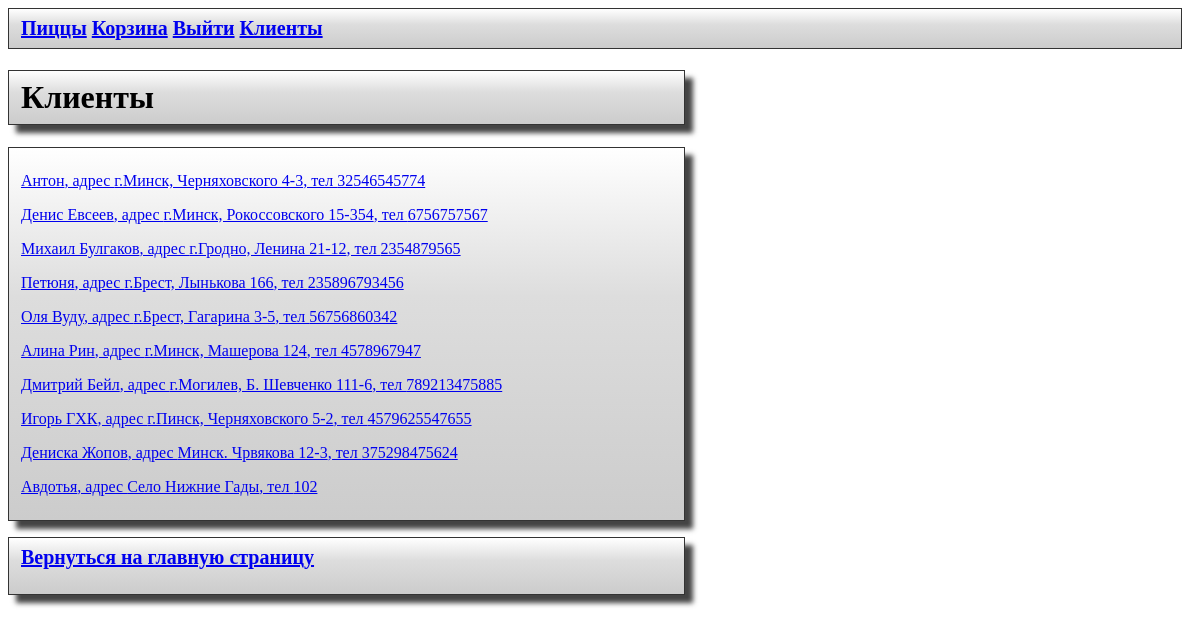
The app's page /clients (signed in), older data.
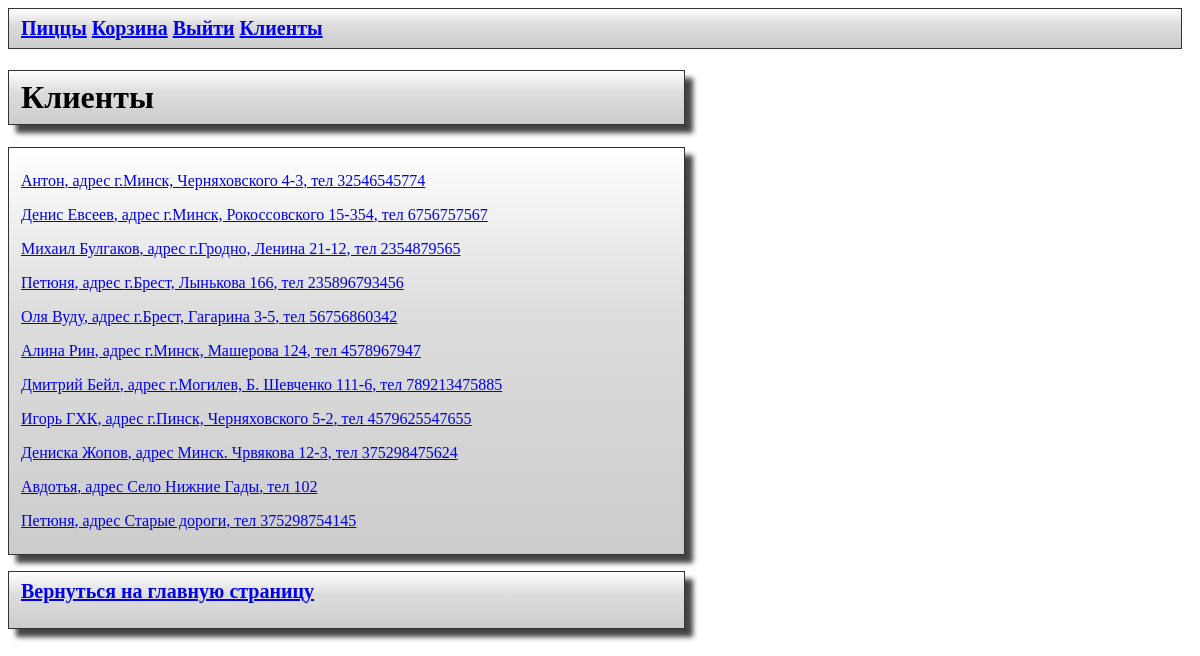
The same page, newer data.
### main.py (models this page shows)
class Client(db.Model):
    id_client = db.Column(db.Integer, primary_key=True)
    client_name = db.Column(db.Text)
    client_address = db.Column(db.Text)
    client_phone = db.Column(db.Text)
    order = db.relationship('Order', back_populates='client_order')

### main.py (the view)
@app.route('/clients')
@login_required
def get_clients_interface():
    clients = SyncORM.get_clients()
    return render_template('clients.html', clients=clients)

### main.py (called while the page is built)
@login.user_loader  # Функция загрузки пользователя
def load_user(temp_id):
    return User.query.get(int(temp_id))

    @staticmethod
    def get_clients():
        with app.app_context():
            query = db.select(Client)  # для выбора всех выбирае всю таблицу целиком
            result = db.session.execute(query)  # экзекьютим/выполняем ее
            clients = result.scalars().all()  # отображаем выбранных клиентво (скаляр для отсеива ненужных скобок)
            return clients

### templates/clients.html (shortened to what this page needs)
<!DOCTYPE html>
<html>
<head>
    <link rel="stylesheet" href="{{ url_for('static', filename='style.css') }}">
    <div class="navigation">
            <div><a href="/">Пиццы</a></div>
            <div>
                <a href="/basket">Корзина</a>
             </div>
            <div>
                 {% if current_user.is_anonymous %}
                     <a href="{{ url_for('login') }}">Служебный вход</a>
                 {% else %}
                    <a href="{{ url_for('logout',  logout='logout') }}">Выйти</a>
                 {% endif %}
             </div>
            <div>
                 {% if current_user.is_anonymous %}
                     <p></p>
                 {% else %}
                    <a href="{{ url_for('get_clients_interface') }}">Клиенты</a>
                 {% endif %}
             </div>
    </div>
</head>
<body>
    <h1 class="basket">{{'Клиенты'}}</h1>
    <ul class="client_list" >
        {% for i in clients %}
            <p><a href="{{ url_for('get_client_interface', client_id=i.id_client) }}">
                {{ i.client_name }}, адрес {{ i.client_address }}, тел {{ i.client_phone }}</a></p>
        {% endfor %}
    </ul>
    <a href="{{ url_for('index') }}" class="button_client_exit">Вернуться на главную страницу</a>
</body>
</html>

Row changes from the older to the newer data that the page shows:
added Client: client_name "Петюня", client_address "Старые дороги", client_phone "375298754145"
